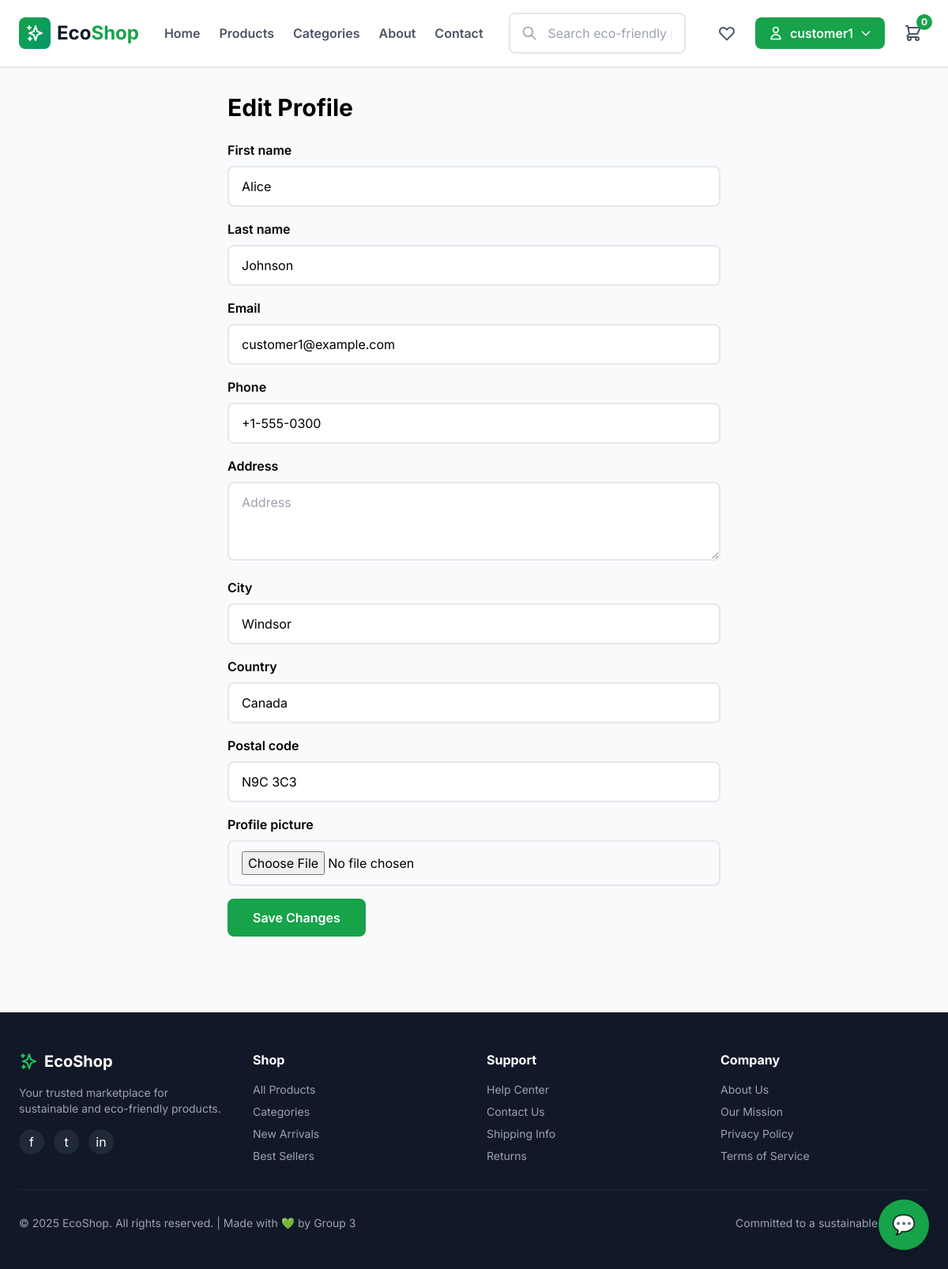
The page /accounts/profile/ (signed in) on the database its author committed.
### accounts/models.py (models this page shows, shortened)
class User(AbstractUser):
    ROLE_ADMIN = 'admin'
    ROLE_SUPERVISOR = 'supervisor'
    ROLE_CUSTOMER = 'customer'
    ROLE_CHOICES = [
        (ROLE_ADMIN, 'Admin'),
        (ROLE_SUPERVISOR, 'Supervisor'),
        (ROLE_CUSTOMER, 'Customer'),
    ]
    role = models.CharField(
        max_length=20,
        choices=ROLE_CHOICES,
        default=ROLE_CUSTOMER,
        help_text='User role determines access permissions'
    )
    email = models.EmailField(unique=True)
    phone = models.CharField(max_length=15, blank=True, null=True)
    address = models.TextField(blank=True, null=True)
    city = models.CharField(max_length=100, blank=True, null=True)
    country = models.CharField(max_length=100, blank=True, null=True)
    postal_code = models.CharField(max_length=20, blank=True, null=True)
    eco_points = models.IntegerField(default=0)
    total_orders = models.IntegerField(default=0)
    co2_saved = models.DecimalField(max_digits=10, decimal_places=2, default=0.00)
    profile_picture = models.ImageField(upload_to='profile_pics/', blank=True, null=True)
    is_seller = models.BooleanField(default=False)
    created_at = models.DateTimeField(auto_now_add=True)
    updated_at = models.DateTimeField(auto_now=True)
    def is_staff_member(self):
        return self.role in [self.ROLE_ADMIN, self.ROLE_SUPERVISOR]
    class Meta:
        verbose_name = 'User'
        verbose_name_plural = 'Users'
        ordering = ['-created_at']

### accounts/views.py (the view)
# urls.py: path('profile/', views.profile_view, name='profile'),
@login_required
def profile_view(request):
    if request.method == 'POST':
        form = UserProfileForm(request.POST, request.FILES, instance=request.user)
        if form.is_valid():
            form.save()
            messages.success(request, 'Profile updated successfully!')
            return redirect('accounts:profile')
    else:
        form = UserProfileForm(instance=request.user)
    return render(request, 'accounts/profile.html', {'form': form})

### core/context_processors.py (called while the page is built)
def cart_count(request):
    cart_count = 0
    if request.user.is_authenticated:
        try:
            cart = Cart.objects.get(user=request.user)
            cart_count = cart.total_items
        except Cart.DoesNotExist:
            cart_count = 0
    elif 'cart_session_key' in request.session:
        try:
            cart = Cart.objects.get(session_key=request.session['cart_session_key'])
            cart_count = cart.total_items
        except Cart.DoesNotExist:
            cart_count = 0
    return {
        'cart_count': cart_count
    }

### orders/models.py (called while the page is built)
    @property
    def total_items(self):
        return sum([item.quantity for item in self.items.all()])

### templates/accounts/profile.html (shortened to what this page needs)
{% extends 'base.html' %}
{% block content %}
<div class="max-w-2xl mx-auto px-6 py-8">
    <h1 class="text-3xl font-bold mb-6">Edit Profile</h1>
    <form method="post" enctype="multipart/form-data" class="space-y-4">
        {% for field in form %}
            <div>
                <label class="block font-semibold mb-2">{{ field.label }}</label>
                {{ field }}
            </div>
        {% endfor %}
        <button type="submit" class="bg-green-600 text-white px-8 py-3 rounded-lg font-semibold hover:bg-green-700">Save Changes</button>
    </form>
</div>
{% endblock %}

### templates/base.html (shortened to what this page needs)
{% load static %}
<!DOCTYPE html>
<html lang="en">
<head>
    <script src="https://cdn.tailwindcss.com"></script>
</head>
<div id="chatbot-container" class="fixed bottom-6 right-6 z-50">
    <button id="chat-toggle" class="bg-green-600 text-white w-16 h-16 rounded-full shadow-lg hover:bg-green-700 transition flex items-center justify-center text-2xl">
        💬
    </button>
</div>
<body class="bg-gray-50">
    <nav class="bg-white border-b-2 border-gray-200 sticky top-0 z-50 shadow-sm">
        <div class="max-w-7xl mx-auto px-6 py-4">
            <div class="flex items-center justify-between">
                <div class="flex items-center gap-8">
                    <a href="{% url 'core:home' %}" class="flex items-center gap-2 hover:opacity-80 transition-opacity">
                        <div class="bg-gradient-to-br from-green-600 to-emerald-600 p-2 rounded-lg">
                            <svg xmlns="http://www.w3.org/2000/svg" class="h-6 w-6 text-white" fill="none" viewBox="0 0 24 24" stroke="currentColor">
                                <path stroke-linecap="round" stroke-linejoin="round" stroke-width="2" d="M5 3v4M3 5h4M6 17v4m-2-2h4m5-16l2.286 6.857L21 12l-5.714 2.143L13 21l-2.286-6.857L5 12l5.714-2.143L13 3z" />
                            </svg>
                        </div>
                        <span class="text-2xl font-bold text-gray-900">Eco<span class="text-green-600">Shop</span></span>
                    </a>
                    <div class="hidden md:flex gap-6">
                        <a href="{% url 'core:home' %}" class="text-gray-600 hover:text-green-600 font-semibold transition-colors">Home</a>
                        <a href="{% url 'products:product_list' %}" class="text-gray-600 hover:text-green-600 font-semibold transition-colors">Products</a>
                        <a href="{% url 'products:category_list' %}" class="text-gray-600 hover:text-green-600 font-semibold transition-colors">Categories</a>
                        <a href="{% url 'core:about' %}" class="text-gray-600 hover:text-green-600 font-semibold transition-colors">About</a>
                        <a href="{% url 'core:contact' %}" class="text-gray-600 hover:text-green-600 font-semibold transition-colors">Contact</a>
                    </div>
                </div>
                <div class="flex-1 max-w-xl mx-8">
                    <form action="{% url 'products:search' %}" method="get" class="relative">
                        <input type="text" name="query" placeholder="Search eco-friendly products..."
                               class="w-full px-4 py-3 pl-12 rounded-lg border-2 border-gray-200 focus:border-green-500 focus:outline-none">
                        <svg xmlns="http://www.w3.org/2000/svg" class="h-5 w-5 text-gray-400 absolute left-4 top-1/2 -translate-y-1/2" fill="none" viewBox="0 0 24 24" stroke="currentColor">
                            <path stroke-linecap="round" stroke-linejoin="round" stroke-width="2" d="M21 21l-6-6m2-5a7 7 0 11-14 0 7 7 0 0114 0z" />
                        </svg>
                    </form>
                </div>
                <div class="flex items-center gap-4">
                    {% if user.is_authenticated %}
                        <a href="{% url 'products:wishlist' %}" class="p-2 hover:bg-gray-100 rounded-lg transition-all">
                        </a>
                        <div class="relative group">
                            <button class="flex items-center gap-2 px-4 py-2 bg-green-600 text-white rounded-lg hover:bg-green-700 transition-all">
                                {% if user.role == 'admin' %}
                                <span class="text-xs">👑</span>
                                {% elif user.role == 'supervisor' %}
                                <span class="text-xs">👔</span>
                                {% else %}
                                <svg xmlns="http://www.w3.org/2000/svg" class="h-5 w-5" fill="none" viewBox="0 0 24 24" stroke="currentColor">
                                    <path stroke-linecap="round" stroke-linejoin="round" stroke-width="2" d="M16 7a4 4 0 11-8 0 4 4 0 018 0zM12 14a7 7 0 00-7 7h14a7 7 0 00-7-7z" />
                                </svg>
                                {% endif %}
                                <span class="font-semibold">{{ user.username }}</span>
                                <svg xmlns="http://www.w3.org/2000/svg" class="h-4 w-4" fill="none" viewBox="0 0 24 24" stroke="currentColor">
                                    <path stroke-linecap="round" stroke-linejoin="round" stroke-width="2" d="M19 9l-7 7-7-7" />
                                </svg>
                            </button>
                        </div>
                    {% else %}
                        <a href="{% url 'accounts:login' %}" class="text-gray-600 hover:text-green-600 font-semibold">Login</a>
                        <a href="{% url 'accounts:register' %}" class="px-4 py-2 bg-green-600 text-white rounded-lg hover:bg-green-700 transition-all font-semibold">Sign Up</a>
                    {% endif %}
                    <a href="{% url 'orders:cart' %}" class="relative p-2 hover:bg-gray-100 rounded-lg transition-all">
                        <span class="absolute -top-1 -right-1 bg-green-600 text-white text-xs font-bold w-5 h-5 rounded-full flex items-center justify-center">
                            {{ cart_count|default:0 }}
                        </span>
                    </a>
                </div>
            </div>
        </div>
    </nav>
    <main>
        {% block content %}{% endblock %}
    </main>
    <footer class="bg-gray-900 text-white mt-16">
        <div class="max-w-7xl mx-auto px-6 py-12">
            <div class="grid grid-cols-4 gap-8 mb-8">
                <div>
                    <div class="flex items-center gap-2 mb-4">
                        <svg xmlns="http://www.w3.org/2000/svg" class="h-6 w-6 text-green-500" fill="none" viewBox="0 0 24 24" stroke="currentColor">
                            <path stroke-linecap="round" stroke-linejoin="round" stroke-width="2" d="M5 3v4M3 5h4M6 17v4m-2-2h4m5-16l2.286 6.857L21 12l-5.714 2.143L13 21l-2.286-6.857L5 12l5.714-2.143L13 3z" />
                        </svg>
                        <span class="text-xl font-bold">EcoShop</span>
                    </div>
                    <p class="text-gray-400 text-sm mb-4">
                        Your trusted marketplace for sustainable and eco-friendly products.
                    </p>
                    <div class="flex gap-3">
                        <div class="w-8 h-8 bg-gray-800 rounded-full flex items-center justify-center hover:bg-green-600 cursor-pointer transition-all">f</div>
                        <div class="w-8 h-8 bg-gray-800 rounded-full flex items-center justify-center hover:bg-green-600 cursor-pointer transition-all">t</div>
                        <div class="w-8 h-8 bg-gray-800 rounded-full flex items-center justify-center hover:bg-green-600 cursor-pointer transition-all">in</div>
                    </div>
                </div>
                <div>
                    <h4 class="font-bold mb-4">Shop</h4>
                    <ul class="space-y-2 text-gray-400 text-sm">
                        <li><a href="{% url 'products:product_list' %}" class="hover:text-white cursor-pointer">All Products</a></li>
                        <li><a href="{% url 'products:category_list' %}" class="hover:text-white cursor-pointer">Categories</a></li>
                        <li><a href="{% url 'products:product_list' %}" class="hover:text-white cursor-pointer">New Arrivals</a></li>
                        <li><a href="{% url 'products:product_list' %}" class="hover:text-white cursor-pointer">Best Sellers</a></li>
                    </ul>
                </div>
                <div>
                    <h4 class="font-bold mb-4">Support</h4>
                    <ul class="space-y-2 text-gray-400 text-sm">
                        <li><a href="{% url 'core:about' %}" class="hover:text-white cursor-pointer">Help Center</a></li>
                        <li><a href="{% url 'core:contact' %}" class="hover:text-white cursor-pointer">Contact Us</a></li>
                        <li><a href="#" class="hover:text-white cursor-pointer">Shipping Info</a></li>
                        <li><a href="#" class="hover:text-white cursor-pointer">Returns</a></li>
                    </ul>
                </div>
                <div>
                    <h4 class="font-bold mb-4">Company</h4>
                    <ul class="space-y-2 text-gray-400 text-sm">
                        <li><a href="{% url 'core:about' %}" class="hover:text-white cursor-pointer">About Us</a></li>
                        <li><a href="{% url 'core:about' %}" class="hover:text-white cursor-pointer">Our Mission</a></li>
                        <li><a href="#" class="hover:text-white cursor-pointer">Privacy Policy</a></li>
                        <li><a href="#" class="hover:text-white cursor-pointer">Terms of Service</a></li>
                    </ul>
                </div>
            </div>
            <div class="border-t border-gray-800 pt-8 flex justify-between items-center text-sm text-gray-400">
                <p>© 2025 EcoShop. All rights reserved. | Made with 💚 by Group 3</p>
                <p>Committed to a sustainable future 🌍</p>
            </div>
        </div>
    </footer>
</body>
</html>

### templates/base.html (style rules this page uses)
* { font-family: 'Inter', sans-serif; }

### rows shown on the page
User: username "customer1", form "Alice" "Johnson" "customer1@example.com" "+1-555-0300" "Windsor" "Canada" "N9C 3C3"

### other values the page prints
{{ cart_count|default:0 }} "0"
{{ field.label }} "First name" "Last name" "Email" "Phone" "Address" "City" "Country" "Postal code" "Profile picture"
